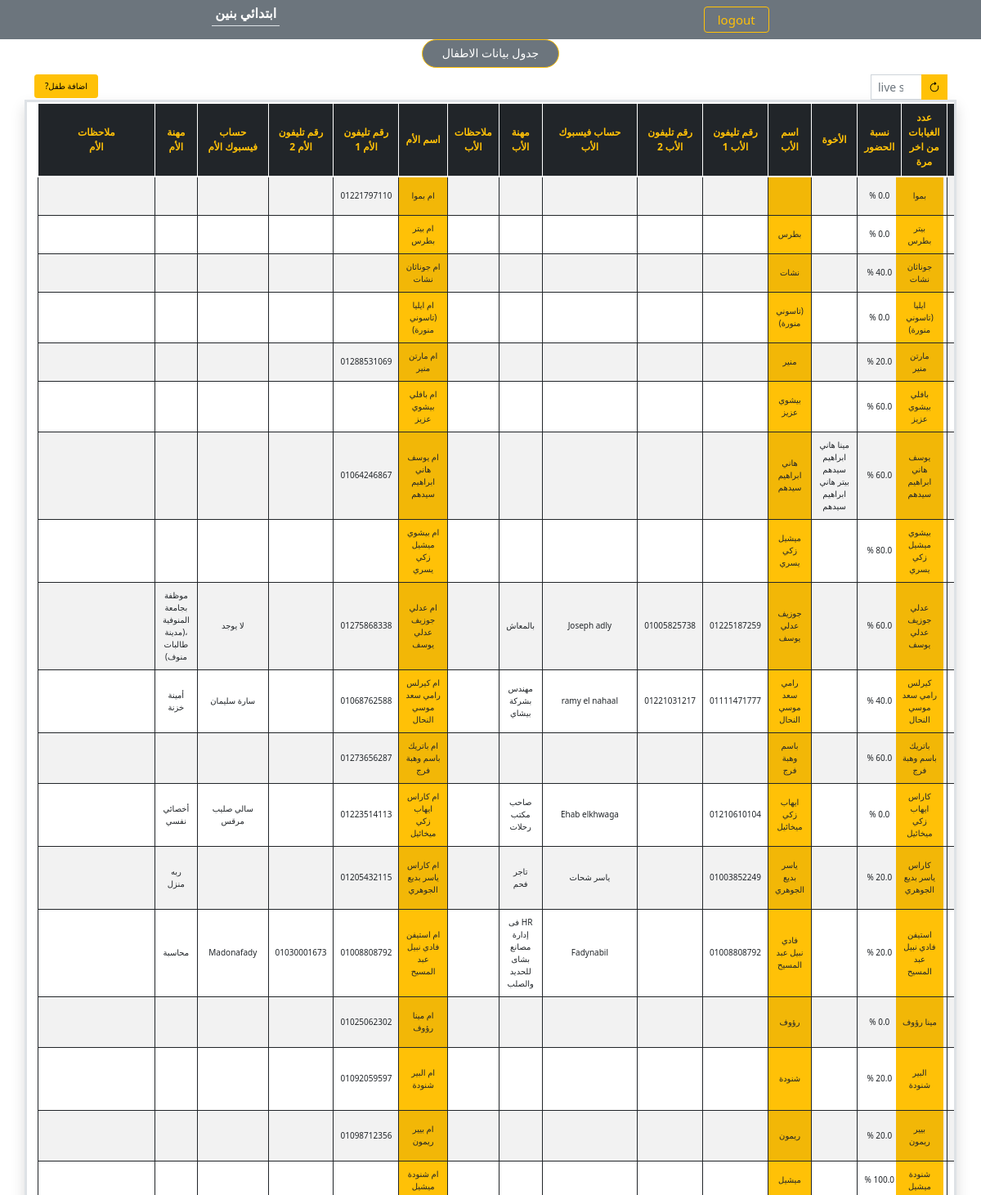
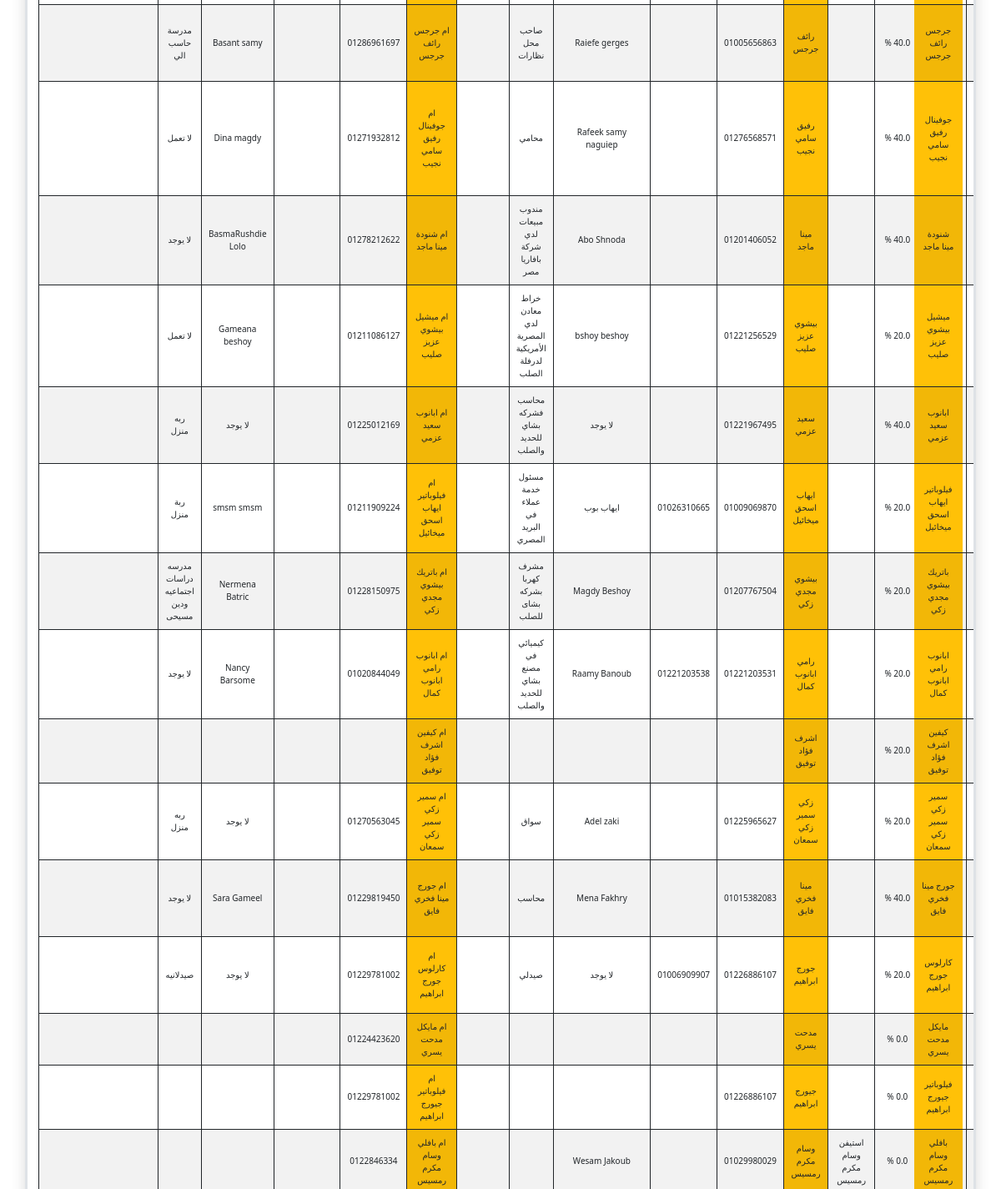
Before: /project2/ebtda2y/info/ (signed in, upper part) with the older database file (2 pictures, top to bottom).
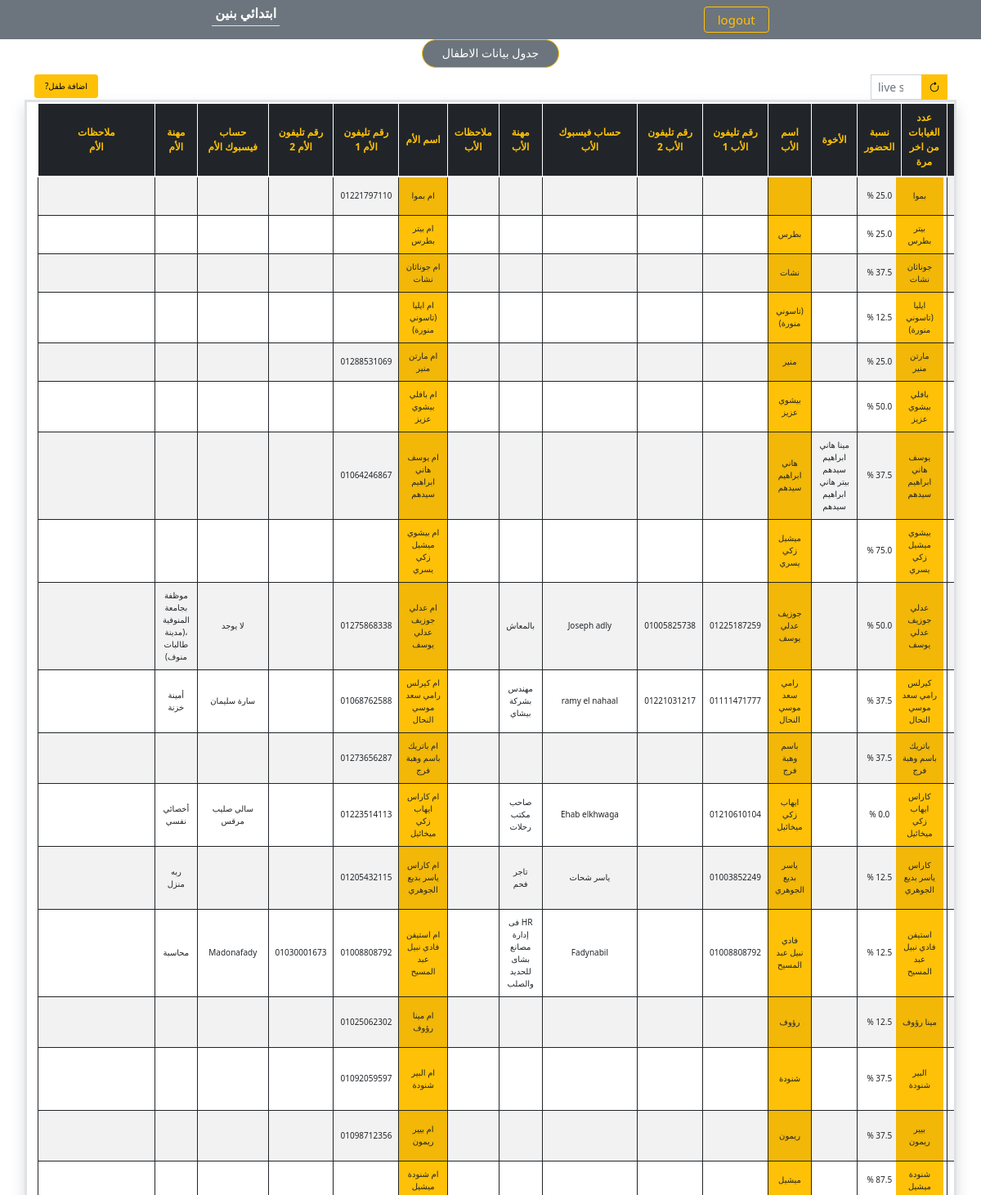
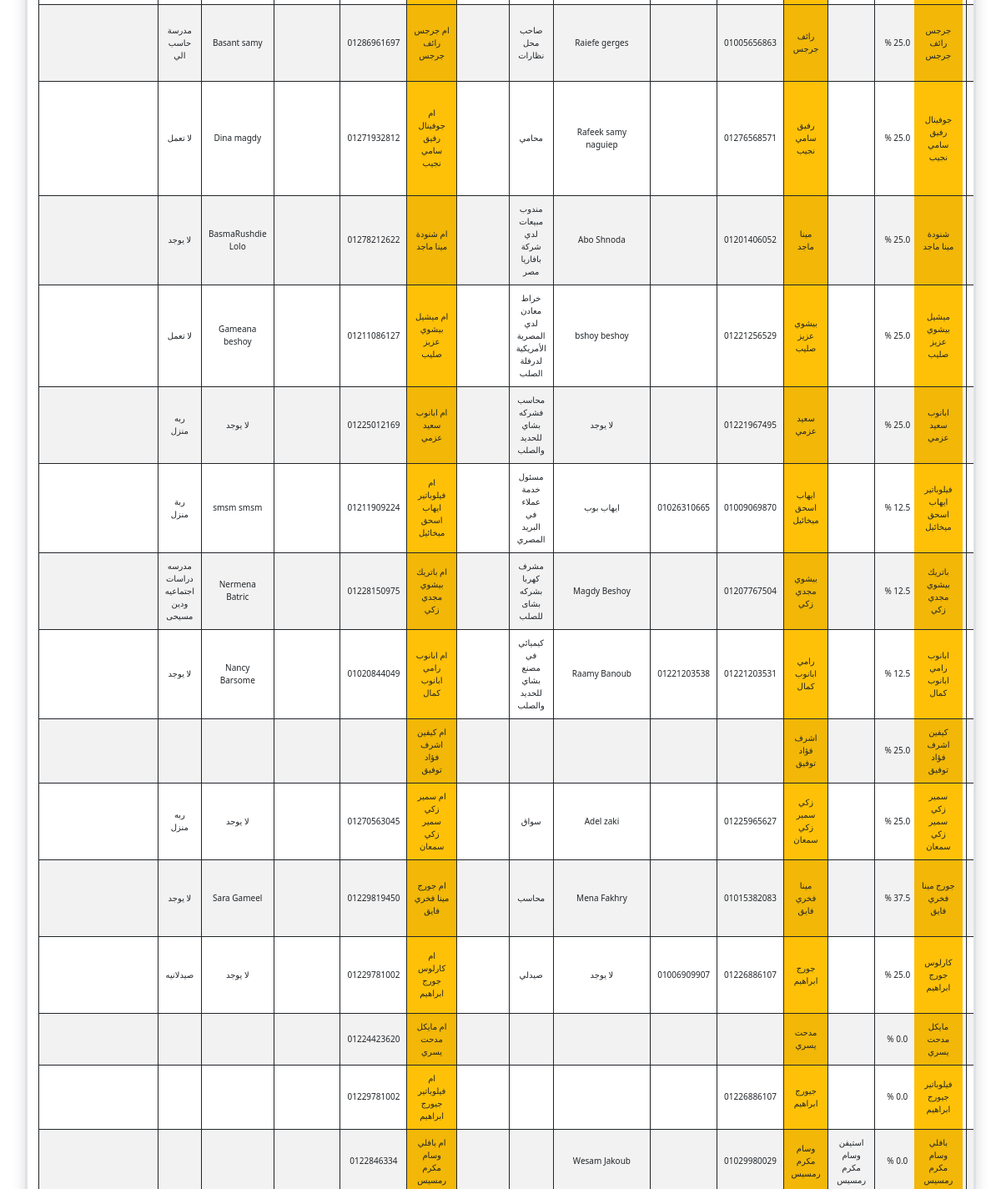
After: the same page with the newer database file (2 pictures, top to bottom).
### project2/models.py (models this page shows, shortened)
class Student(models.Model):
    CONFESSION_FATHER_CHOICES = (
        ('لا يوجد', 'لا يوجد'),
        ('ابونا تاردس', 'ابونا تادرس'),
        ('ابونا سيرافيم', 'ابونا سيرافيم'),
        ('ابونا تيمثاوس', 'ابونا تيمثاوس'),
        ('اب كاهن اخر', 'اب كاهن اخر'),
    )
    ACADEMIC_YEAR_CHOICES = (
        (-2, '-2'),
        (-1, '-1'),
        (1, '1'),
        (2, '2'),
        (3, '3'),
        (4, '4'),
        (5, '5'),
        (6, '6'),
    )
    SCHOOL_CHOICES = (
        ("الاسقفية","الاسقفية"),
        ("الاقباط الابتدائية","الاقباط الابتدائية"),
        ("التحرير","التحرير"),
        ("هابي سكول","هابي سكول"),
        ("برهيم التجريبية","برهيم التجريبية"),
        ("سدود التجريبية","سدود التجريبية"),
        ("الشيخ زويل","الشيخ زويل"),
        ("اخري","اخري"),
    )
    name = models.CharField(max_length=100)
    gender = models.CharField(max_length=6, choices=GENDER_CHOICES, default="male")
    academic_year = models.IntegerField(choices=ACADEMIC_YEAR_CHOICES)
    phone_number = models.CharField(max_length=11, blank=True)
    phone_number2 = models.CharField(max_length=11, blank=True)
    facebook_profile = models.CharField(max_length=255,blank=True)
    date_of_birth = models.DateField(default = date(2000, 1, 1), blank=True)
    school_name = models.CharField(max_length=255, choices=SCHOOL_CHOICES,blank=True)
    confession_father = models.CharField(max_length=15, choices=CONFESSION_FATHER_CHOICES, default="لا يوجد", blank=True)
    hobbies = models.CharField(max_length=255,blank=True)
    health_problems = models.CharField(max_length=255,default="لا يوجد", blank=True)
    home_town = models.CharField(max_length=255,default="منوف", blank=True)
    home_region = models.CharField(max_length=255,blank=True)
    home_address = models.CharField(max_length=255,blank=True)
    how_to_church = models.CharField(max_length=255,blank=True)
    registered_in_church_list = models.BooleanField(default=False)
    absences = models.IntegerField(default=0, blank=True, null=True)
    attendance_rate = models.FloatField(default=0.0, blank=True, null=True)
    responsible_servant = models.CharField(max_length=100, blank=True)
    brothers = models.ManyToManyField('self', symmetrical=True, blank=True, default=list)
    notes = models.TextField(blank=True, default='')
    father_name = models.CharField(max_length=100,blank=True)
    father_phone_number1 = models.CharField(max_length=11, blank=True)
    father_phone_number2 = models.CharField(max_length=11, blank=True)
    father_facebook_profile = models.CharField(max_length=255,blank=True)
    father_job = models.CharField(max_length=100, blank=True)
    father_alive = models.BooleanField(default=True)
    father_notes = models.TextField(blank=True)
    mother_name = models.CharField(max_length=100,blank=True)
    mother_phone_number1 = models.CharField(max_length=11, blank=True)
    mother_phone_number2 = models.CharField(max_length=11, blank=True)
    mother_facebook_profile = models.CharField(max_length=255,blank=True)
    mother_job = models.CharField(max_length=100, blank=True)
    mother_alive = models.BooleanField(default=True)
    mother_notes = models.TextField(blank=True)

### project2/views.py (the view)
# urls.py: path('ebtda2y/info/', views.info, name="info"),
@specific_username_required
def info(request):
    context = {
            'students': Student.objects.all(),
        }
    return render(request, "project2/info.html", context)

### project2/views.py (called while the page is built)
def specific_username_required(view_func):
    @wraps(view_func)
    def _wrapped_view(request, *args, **kwargs):
        user = request.user
        if user.username == 'khadem':
            return view_func(request, *args, **kwargs)
        else:
            return HttpResponse("You are not authorized to access this view.")
    return _wrapped_view  # Remove login_required here

### project2/templates/project2/info.html (shortened to what the changed rows need)
{% extends 'project2/base.html' %}
{% block content %}
    <div class="container border border-3 w-100 overflow-auto shadow text-center" style="height: 100vh;">
        <table class=" table table-striped overflow-auto table-hover table-bordered align-middle table-responsive" id="table_id" style="direction: rtl; max-width: 100%; font-size: small;">
            <thead class="table-dark text-center align-middle text-warning position-sticky top-0" style="font-size: 12px;">
                <tr class="border border-2 border-white position-sticky top-0">
                    {% if user.is_authenticated and user.username == "khadem" %}
                        <th> مسجل بقائمة الكنيسة </th>
                        <th>  عدد الغيابات من اخر مرة </th>
                        <th>  نسبة الحضور </th>
                        <th> الأخوة </th>
                        <th> اسم الأب </th>
                        <th> رقم تليفون الأب 1 </th>
                        <th> رقم تليفون الأب 2 </th>
                        <th> حساب فيسبوك الأب </th>
                        <th> مهنة الأب </th>
                        <th> ملاحظات الأب </th>
                        <th> اسم الأم </th>
                        <th> رقم تليفون الأم 1 </th>
                        <th> رقم تليفون الأم 2 </th>
                        <th> حساب فيسبوك الأم </th>
                        <th> مهنة الأم </th>
                        <th class="px-5" style="width: 40%;"> ملاحظات الأم </th>
                    {% endif %}
                </tr>
            </thead>
            <tbody class="text-center" style="font-size: 10px;">
                {% for student in students %}
                    <tr class="border border-1 border-dark ">
                        {% if user.is_authenticated and user.username == "khadem" %}
                            <td class="bg-warning text-black position-sticky start-0">{{ student.name }}</td>
                            <td>{{ student.registered_in_church_list }}</td>
                            <td>{{ student.absences }}</td>
                            <td>{{ student.attendance_rate }} %</td>
                            <td>
                                {% for brother in student.brothers.all %}
                                    {{ brother.name }}<br>
                                {% endfor %}
                            </td>
                            {% if student.father_alive %}
                                <td class="father-name-col bg-warning">{{ student.father_name }}</td>
                                <td class="">{{ student.father_phone_number1 }}</td>
                                <td>{{ student.father_phone_number2 }}</td>
                                <td>{{ student.father_facebook_profile }}</td>
                                <td>{{ student.father_job }}</td>
                                <td>{{ student.father_notes }}</td>
                            {% endif %}
                            {% if student.mother_alive %}
                                <td class="mother-name-col bg-warning">{{ student.mother_name }}</td>
                                <td class="">{{ student.mother_phone_number1 }}</td>
                                <td>{{ student.mother_phone_number2 }}</td>
                                <td>{{ student.mother_facebook_profile }}</td>
                                <td>{{ student.mother_job }}</td>
                                <td>{{ student.mother_notes }}</td>
                            {% endif %}
                        {% endif %}
                    </tr>
                {% endfor %}
            </tbody>
        </table>
    </div>
{% endblock %}

Changed rows visible on the page:
changed Student "بموا": attendance_rate "0.0" → "25.0"
changed Student "بيتر بطرس": attendance_rate "0.0" → "25.0"
changed Student "جوناثان نشات": attendance_rate "40.0" → "37.5"
changed Student "ايليا (تاسوني منورة)": attendance_rate "0.0" → "12.5"
changed Student "مارتن منير": attendance_rate "20.0" → "25.0"
changed Student "بافلي بيشوي عزيز": attendance_rate "60.0" → "50.0"
changed Student "يوسف هاني ابراهيم سيدهم": attendance_rate "60.0" → "37.5"
changed Student "بيشوي ميشيل زكي يسري": attendance_rate "80.0" → "75.0"
changed Student "عدلي جوزيف عدلي يوسف": attendance_rate "60.0" → "50.0"
changed Student "كيرلس رامي سعد موسي النحال": attendance_rate "40.0" → "37.5"
changed Student "باتريك باسم وهبة فرج": attendance_rate "60.0" → "37.5"
changed Student "كاراس ياسر بديع الجوهري": attendance_rate "20.0" → "12.5"
changed Student "استيفن فادي نبيل عبد المسيح": attendance_rate "20.0" → "12.5"
changed Student "مينا رؤوف": attendance_rate "0.0" → "12.5"
changed Student "البير شنودة": attendance_rate "20.0" → "37.5"
changed Student "بيير ريمون": attendance_rate "20.0" → "37.5"
changed Student "شنودة ميشيل": attendance_rate "100.0" → "87.5"
changed Student "جرجس رائف جرجس": attendance_rate "40.0" → "25.0"
changed Student "جوفينال رفيق سامي نجيب": attendance_rate "40.0" → "25.0"
changed Student "شنودة مينا ماجد": attendance_rate "40.0" → "25.0"
changed Student "ميشيل بيشوي عزيز صليب": attendance_rate "20.0" → "25.0"
changed Student "ابانوب سعيد عزمي": attendance_rate "40.0" → "25.0"
changed Student "فيلوباتير ايهاب اسحق ميخائيل": attendance_rate "20.0" → "12.5"
changed Student "باتريك بيشوي مجدي زكي": attendance_rate "20.0" → "12.5"
changed Student "ابانوب رامي ابانوب كمال": attendance_rate "20.0" → "12.5"
changed Student "كيفين اشرف فؤاد توفيق": attendance_rate "20.0" → "25.0"
changed Student "سمير زكي سمير زكي سمعان": attendance_rate "20.0" → "25.0"
changed Student "جورج مينا فخري فايق": attendance_rate "40.0" → "37.5"
changed Student "كارلوس جورج ابراهيم": attendance_rate "20.0" → "25.0"
